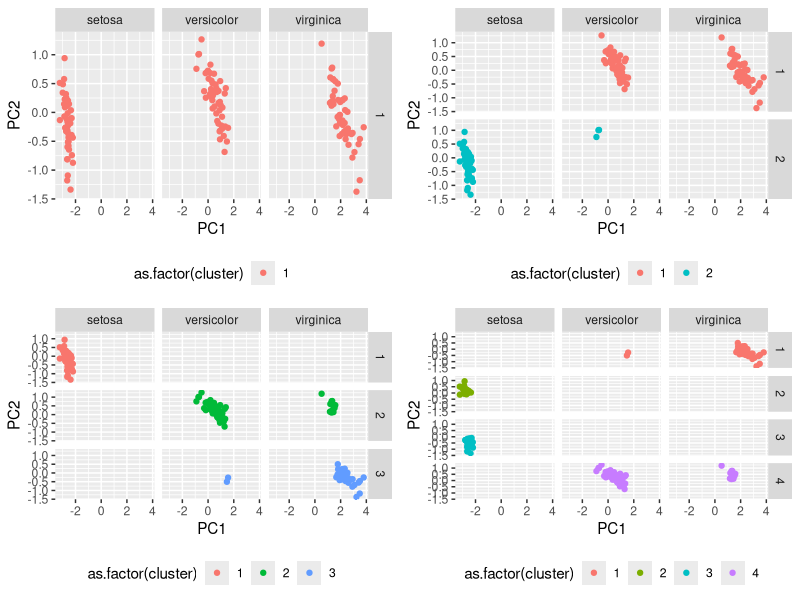

Write the R code that produced this figure.
## ---- chunk 1
library(tidyverse)


options(tibble.print_max = 10, tibble.print_min = 5)
## ---- chunk 2
ols.Setosa = lm(Petal.Length ~ ., 
                data = iris %>% 
                  filter(Species == "setosa") %>% 
                  select(-Species))
ols.Versicolor = lm(Petal.Length ~ ., 
                    data = iris %>% 
                      filter(Species == "versicolor") %>% 
                      select(-Species))
ols.Virginica = lm(Petal.Length ~ ., 
                   data = iris %>% 
                     filter(Species == "virginica") %>% 
                     select(-Species))

ols.Setosa$coefficients
ols.Versicolor$coefficients
ols.Virginica$coefficients
# robustLm.Length = lmrob(Petal.Length ~ Sepal.Length, data = iris)
## ---- chunk 3
olsSpecies = c()
for(i in unique(iris$Species)){
  olsSpecies[[i]] =  lm(Petal.Length ~ ., 
                        data = iris %>% 
                          filter(Species == i) %>% 
                          select(-Species))
  
}
olsSpecies
## ---- chunk 4
irisNest = iris %>% 
  dplyr::group_by(Species) %>% 
  tidyr::nest()

irisNest
## ---- chunk 5
irisModels = irisNest %>% 
  mutate(
    olsModels = purrr::map(
      .x = data,
      .f = ~ lm(Petal.Length ~ .,
                data = .x)
    )
  )

irisModels
## ---- chunk 6
lapply(irisModels$olsModels, function(x){x$coefficients})

purrr::map(irisModels$olsModels, "coefficients")

purrr::map_dbl(irisModels$olsModels, stats::AIC)
## ---- chunk 7
iris.pca = prcomp(iris[,-5])$x 
## We only want the PCs in our explorations

pca.tibble = tibble(
  Species = list(iris$Species),
  pcaData = list(iris.pca),
  k = 1:4
)

## We start with the data, and a set of different values of parameters
pca.tibble
## ---- chunk 8
kmeans.tibble = mutate(pca.tibble,
                       pca_kmeans = purrr::map2(
                         .x = pcaData,
                         .y = k,
                         .f = ~ kmeans(x = .x, centers = .y)$cluster)
)
kmeans.tibble
## ---- chunk 9
datavis.tibble = mutate(
  kmeans.tibble,
  visData = map2(.x = pca_kmeans,
                 .y = pcaData,
                 .f = ~ data.frame(
                   cluster = .x,
                   .y)),
  visData2 = map2(.x = visData, 
                  .y = Species, 
                  .f = ~ data.frame(
                    .x, 
                    Species = .y
                  )),
  plots = map(.x = visData2,
              .f = ~ ggplot(.x) +
                geom_point(aes(x = PC1,
                               y = PC2,
                               colour = as.factor(cluster))) +
                facet_grid(cluster~Species) +
                theme(legend.position = "bottom")
  )
)
datavis.tibble %>% print(width = Inf)
# datavis.tibble$plots
do.call(gridExtra::arrangeGrob, datavis.tibble$plots) %>% plot
